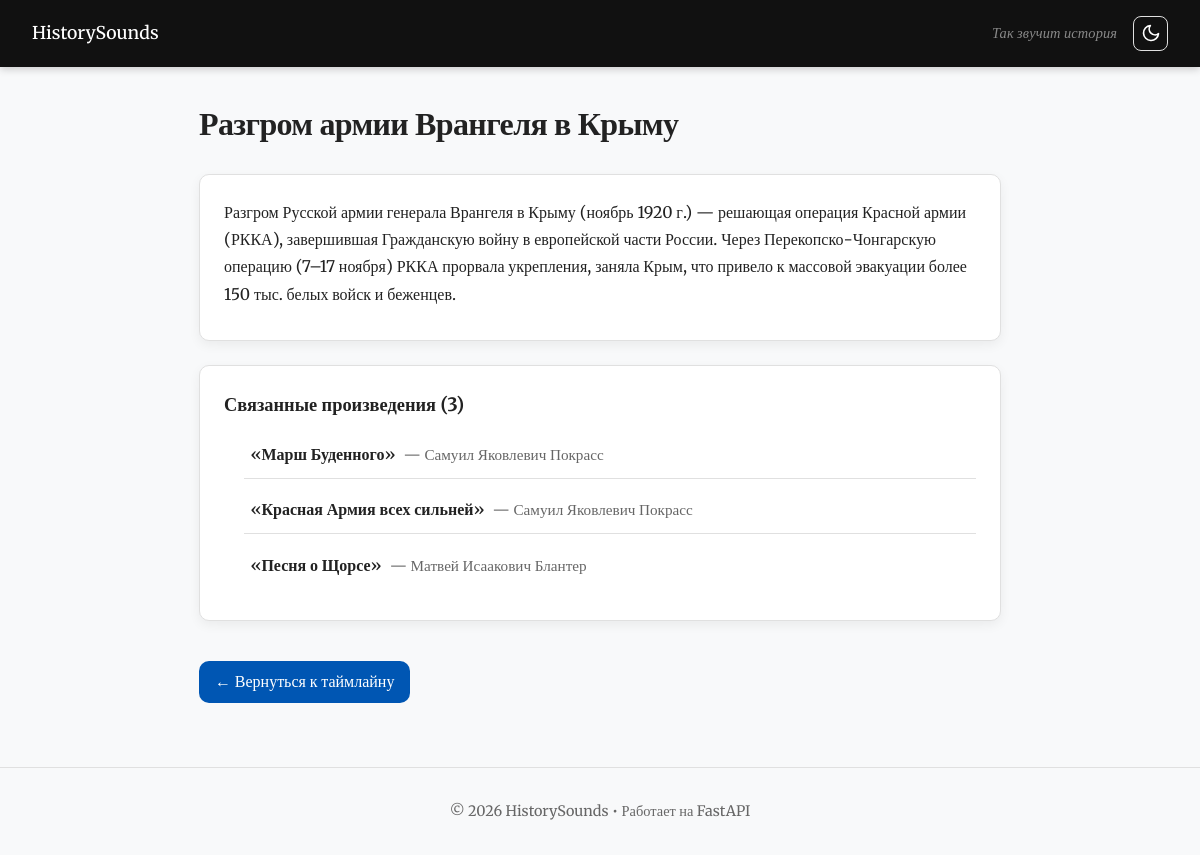
The page /event/8 on the database its author committed.
### models/events.py (models this page shows)
class Event(Base):
    __tablename__ = "events"
    id = Column(Integer, primary_key=True, index=True, autoincrement=True)
    title = Column(String, nullable=True)
    description = Column(String, nullable=False)
    excel_id = Column(String, index=True)
    songs = relationship("Song", secondary=song_event, back_populates="events")
    year_start = Column(Integer, nullable=True)
    year_end = Column(Integer, nullable=True)

### models/songs.py (models this page shows)
class Song(Base):
    __tablename__ = "songs"
    id = Column(Integer, primary_key=True, index=True, autoincrement=True)
    name = Column(String, nullable=False)
    composer = Column(String, nullable=False)
    description = Column(Text, nullable=True)
    composer_info = Column(String, nullable=True)
    link = Column(String, nullable=True)
    events = relationship("Event", secondary=song_event, back_populates="songs")

### app.py (the view)
@app.get("/event/{event_id}", response_class=HTMLResponse)
async def event_page(request: Request, event_id: int, db: Session = Depends(get_db)):
    event = db.query(Event).filter(Event.id == event_id).first()
    if not event:
        raise HTTPException(status_code=404, detail="Event not found")
    return templates.TemplateResponse(request, "event.html", {"event": event})

### templates/event.html (shortened to what this page needs)
{% extends "base.html" %}
{% block content %}
<article class="event-page">
  <div class="page-header">
    <h1>{{ event.title }}</h1>
  </div>
  <div class="card">
    <p>{{ event.description }}</p>
  </div>
  {% if event.songs %}
  <div class="card">
    <h3>Связанные произведения ({{ event.songs|length }})</h3>
    <ul class="song-list">
{% for song in event.songs %}
  <li>
    <a href="/song/{{ song.name | e }}?from_event={{ event.id }}" class="song-link">
      <span class="song-title">{{ song.name }}</span>
      <span class="song-composer">
        {% if song.composer and song.composer|lower not in ['nan','none','','?','—','-'] %}
          — {{ song.composer }}
        {% else %}
          — <em>Автор неизвестен</em>
        {% endif %}
      </span>
    </a>
  </li>
{% endfor %}
</ul>
  </div>
  {% else %}
  <div class="card">
    <p style="color:var(--text-muted); font-style:italic;">Нет связанных музыкальных произведений.</p>
  </div>
  {% endif %}
  <a href="/timeline" class="back-btn">← Вернуться к таймлайну</a>
</article>
{% endblock %}

### static/style.css (style rules this page uses)
:root { --primary: #0056b3; --primary-hover: #003d82; --bg: #f8f9fa; --card-bg: #ffffff; --text: #222; --text-muted: #666; --border: #e0e0e0; --shadow: 0 4px 12px rgba(0,0,0,0.06); --shadow-hover: 0 8px 24px rgba(0,0,0,0.12); --radius: 10px; --transition: 0.2s ease; }
* { box-sizing: border-box; margin: 0; padding: 0; }
html, body { font-family: "Merriweather", serif; line-height: 1.6; color: var(--text); background: var(--bg); min-height: 100vh; display: flex; flex-direction: column; }
h1 { margin-bottom: 0.5rem; font-size: 2rem; letter-spacing: -0.02em; }
.page-header { margin-bottom: 1.5rem; }
.page-header h1 { margin-bottom: 0.25rem; }
.card { background: var(--card-bg); padding: 1.5rem; border-radius: var(--radius); box-shadow: var(--shadow); margin-bottom: 1.5rem; border: 1px solid var(--border); }
.card h3 { margin-bottom: 0.75rem; font-size: 1.15rem; }
.card p, .card li { line-height: 1.7; margin-bottom: 0.5rem; }
.card ul { padding-left: 1.25rem; }
.back-btn { display: inline-flex; align-items: center; gap: 0.5rem; margin-top: 1rem; padding: 0.5rem 1rem; background: var(--primary); color: white; text-decoration: none; border-radius: var(--radius); font-weight: 500; transition: background var(--transition); }
.song-list { list-style: none; padding: 0; }
.song-list li { border-bottom: 1px solid var(--border); transition: background 0.2s; }
.song-list li:last-child { border-bottom: none; }
.song-link { display: flex; align-items: baseline; gap: 0.5rem; padding: 0.6rem 0.4rem; text-decoration: none; color: var(--text); border-radius: 6px; transition: background 0.2s, color 0.2s; }
.song-title { font-weight: 600; }
.song-composer { color: var(--text-muted); font-size: 0.95rem; }

### rows shown on the page
Event: title "Разгром армии Врангеля в Крыму", description "Разгром Русской армии генерала Врангеля в Крыму (ноябрь 1920 г.) — решающая операция Красной армии (РККА), завершившая Гражданскую войну в европейской части России. Через Перекопско-Чонгарскую операцию (7–17 ноября) РККА прорвала укрепления, заняла Крым, что привело к массовой эвакуации более 150 тыс. белых войск и беженцев."
Song: name "«Марш Буденного»", composer "Самуил Яковлевич Покрасс"
Song: name "«Красная Армия всех сильней»", composer "Самуил Яковлевич Покрасс"
Song: name "«Песня о Щорсе»", composer "Матвей Исаакович Блантер"

### other values the page prints
{{ event.songs|length }} "3"
